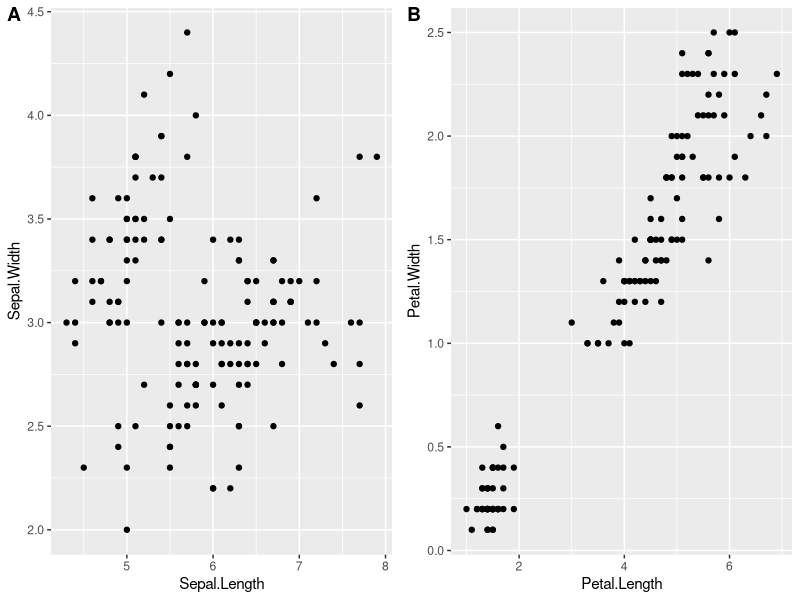

Reproduce this figure in R.
## ---- chunk 1
knitr::opts_chunk$set(echo = TRUE)
knitr::opts_knit$set(base.dir = "/Users/muafzal/websites/muafzal.github.io/", base.url = "/")
knitr::opts_chunk$set(fig.path = "assets/img/")
## ---- chunk 2
data("iris")
library(ggplot2)
library(cowplot)
## ---- chunk 3
gp1 <- ggplot(aes(Sepal.Length, Sepal.Width), data=iris) + geom_point()
gp2 <- ggplot(aes(Petal.Length, Petal.Width), data=iris) + geom_point()
plot_grid(gp1, gp2, labels = "AUTO", nrow = 1, ncol = 2)
## ---- chunk 4
cowplot::ggsave2("Figure_1.png", plot = ggplot2::last_plot(), width = 183, height = 80, units = "mm", dpi = 500)
cowplot::ggsave2("Figure_1.pdf", plot = ggplot2::last_plot(), width = 183, height = 80, units = "mm", dpi = 500)
cowplot::ggsave2("Figure_1.eps", plot = ggplot2::last_plot(), width = 183, height = 80, units = "mm", dpi = 500)
## ---- chunk 5
p1 <- ~{ plot(iris$Sepal.Length, iris$Sepal.Width) }
p2 <- ~{ plot(iris$Petal.Length, iris$Petal.Width) }

png("Figure_2.png", width = 183, height = 80, units = 'mm', res = 500)
plot_grid(p1, p2, labels = "AUTO", nrow = 1, ncol = 2)
dev.off()
